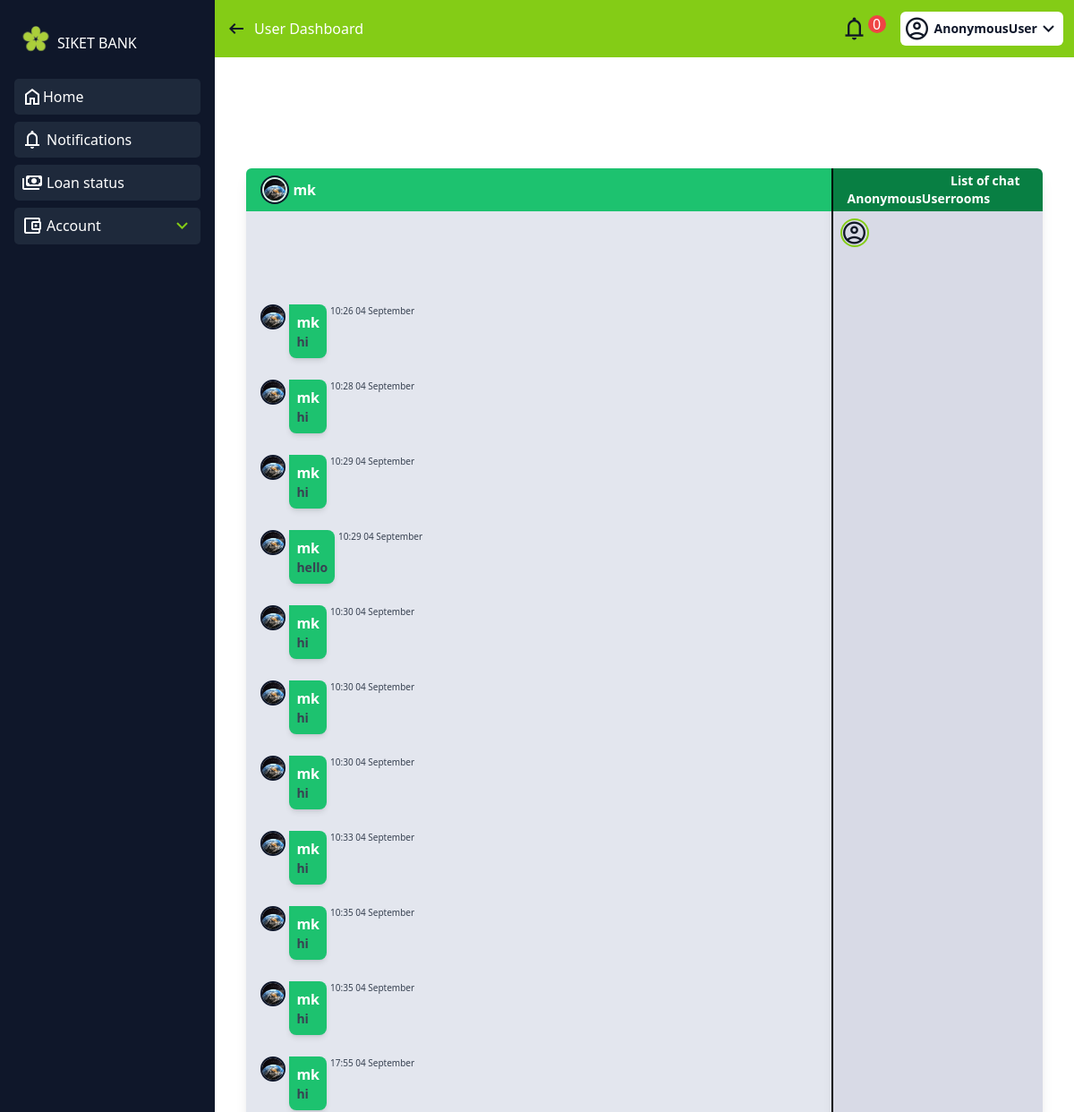
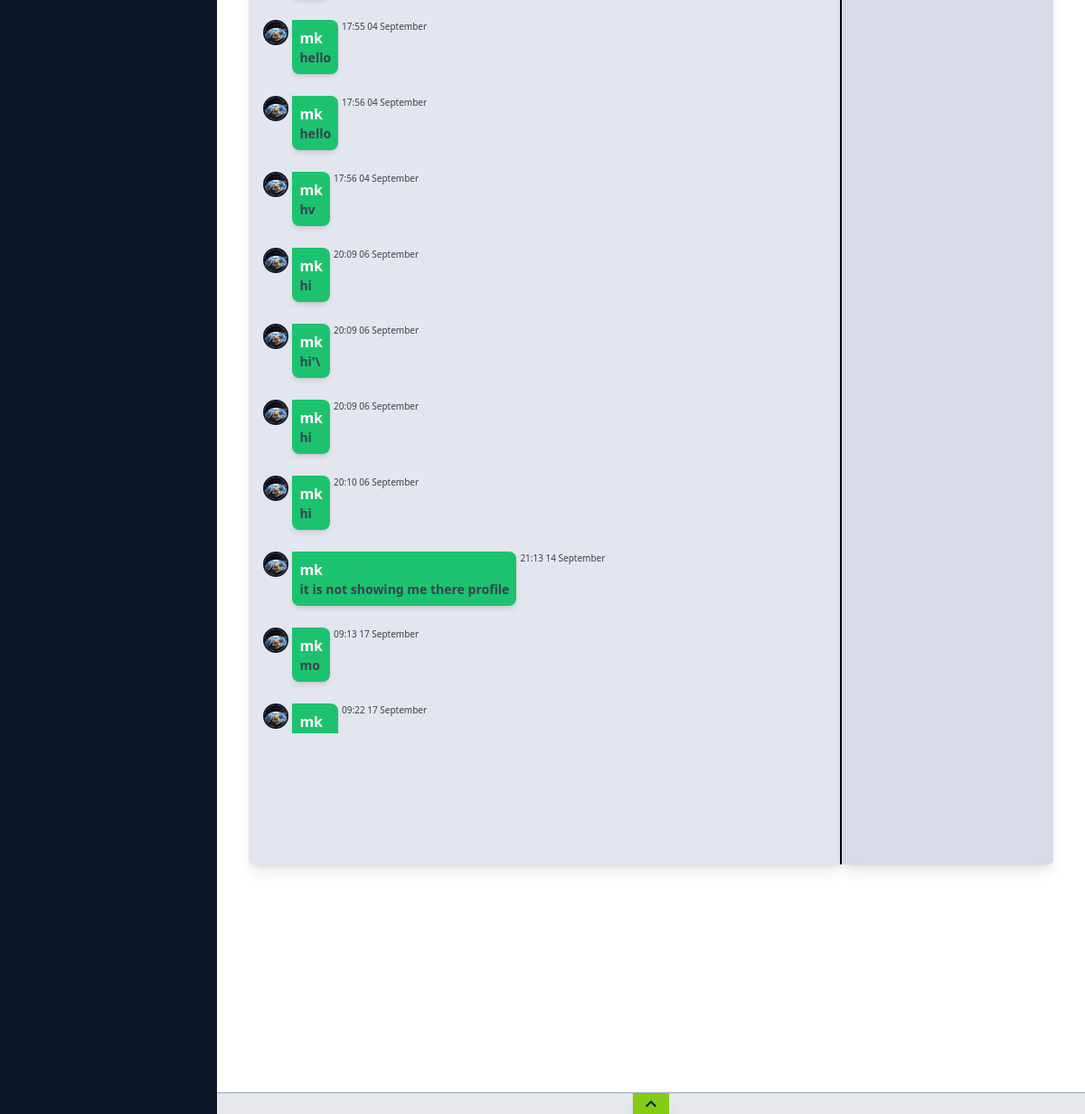
/send_notification/mk/, run on the app's committed database (2 pictures, top to bottom).
### polls/models.py (models this page shows, shortened)
class Room(models.Model):
    name = models.CharField(max_length=128, null=True)
    online = models.OneToOneField(to=User, blank=True, null=True, on_delete=models.CASCADE)
    history = HistoricalRecords()

class UserProfile(models.Model):
    user = models.OneToOneField(User, on_delete=models.CASCADE, null=True)
    profile_image = models.ImageField(blank=True, null=True)

class Notification(models.Model):
    notification_id = models.AutoField(primary_key=True)
    room = models.ForeignKey(to=Room, on_delete=models.CASCADE, null=True)
    user = models.ForeignKey(to=User, on_delete=models.CASCADE, null=True)
    message = models.CharField(max_length=512, null=True)
    date_sent = models.DateTimeField(auto_now_add=True)

### polls/views.py (the view)
# urls.py: path('send_notification/<str:room_name>/', send_notification, name='send_notification'),
def send_notification(request, room_name):
    room = get_object_or_404(Room, name=room_name)
    ro = Room.objects.all()
    messages = Notification.objects.filter(room=room).order_by('date_sent')
    return render(request, 'send_notification.html', {"room_name": room_name, "message": messages, "room": ro, "roo": room})

### polls/templates/send_notification.html (shortened to what this page needs)
{% extends 'home.html' %}
{% load crispy_forms_tags %}
{% block main %}
<div class=" flex justify-center items-center  w-full h-full -z-[1000]">
    <div class="relative w-full lg:w-[70%] h-[90%] flex items-center  p-4 md:rounded-r-none md:rounded-l-md rounded-md bg-[#e3e6ee] shadow-lg md:border-r-2 md:border-black" >
        <div class=" md:rounded-tl-md md:rounded-tr-none rounded-t-md text-white absolute top-0 left-0 right-0 w-full bg-[#1dc26f] px-4 h-[3rem] flex items-center z-10  justify-between">
            <div class="flex items-center gap-1">
                <div class="w-7 h-7 md:w-8 md:h-8 rounded-full overflow-hidden flex justify-center items-center border-slate-900 border-2">
                    {% if roo.online and roo.online.userprofile and roo.online.userprofile.profile_image %}
                    <img src="{{ roo.online.userprofile.profile_image.url }}" class="border-white-500 rounded-full border-2 object-cover w-full h-full" alt="sdc">
                    {% else %}
            <span class="material-symbols-outlined text-gray-900 text-[30px] cursor-pointer">account_circle</span>
        {% endif %}
                </div>
                <div>
                    <h1 class="font-bold">{{ room_name }}</h1>
                </div>
            </div>
        </div>
        <div id="chat-log" class="w-full flex flex-col gap-4 overflow-y-auto h-[87%] z-10 ">
            {% for mess in message %}
            <div class="flex gap-1  items-start pt-2">
                {% if mess.user.userprofile.profile_image.url %}
                <img src="{{ mess.user.userprofile.profile_image.url }}" class="border-slate-900 rounded-full border-2 object-cover w-7 h-7" alt="sdc">
                {% else %}
        <span class="material-symbols-outlined text-gray-900 text-[30px] cursor-pointer">account_circle</span>
    {% endif %}
                <div class="p-2 h-auto w-fit rounded-r-lg rounded-bl-lg bg-[#1dc26f] shadow-md text-white flex flex-col">
                    <p class="font-bold">
                        {{ mess.user }}</p>
                    <p class=" font-bold text-gray-700 text-sm">
                        {{ mess.message }}
                    </p>
                </div>
                <p class="  text-gray-700 text-[10px]">
                    {{ mess.date_sent|date:"H:i d F" }}
                </p>
            </div>
            {% endfor %}
        </div>
    </div>
    <div class="lg:w-[25%] h-[90%] hidden relative lg:flex flex-col  py-1 rounded-r-md bg-[#d8dae6] shadow-lg pt-12 overflow-y-auto">
        <div class="text-white text-[15px] rounded-tr-md absolute top-0 left-0 right-0 py-1 bg-[#087f43] w-full h-[3rem] px-4 flex justify-between items-end">
            <div>
                <h1 class="font-bold text-sm">{{user}}</h1>
            </div>
            <p class="text-sm font-bold">List of chat rooms</p>
        </div>
        {% if request.user.is_superuser %}
        {% for room in room %}
        <a class="w-full p-2 hover:bg-[#1dc26f] hover:text-white text-black" href="{% url 'send_notification' room.name %}" class="">
        <div class="flex gap-2 items-center">
            <div class="w-7 h-7 md:w-8 md:h-8 rounded-full overflow-hidden flex justify-center items-center border-slate-900 border-2">
                {% if room.online.userprofile %}
                <img src="{{ room.online.userprofile.profile_image.url }}" class="border-white-500 rounded-full border-2 object-cover w-full h-full" alt="">
                {% else %}
        <span class="material-symbols-outlined text-gray-900 text-[30px] cursor-pointer">account_circle</span>
    {% endif %}
            </div>
            <div class="">
                <h1 class="font-bold ">{{room.name}}</h1>
                <p class="text-sm text-gray-600">{{room.online.email}}</p>
            </div>
        </div>
    </a>
        <hr>
        {% endfor %}
        {% else %}
        <a href="{% url 'send_notification' request.user.username %}" class="w-full p-2 hover:bg-lime-600 text-white">
            <div class="flex gap-2">
            <div class="w-7 h-7 md:w-8 md:h-8 rounded-full overflow-hidden flex justify-center items-center border-lime-500 border-2">
            {% if room.online.userprofile %}
                <img src="{{ user.userprofile.profile_image.url }}" class="border-white rounded-full border-2 object-cover w-full h-full" alt="">
                {% else %}
        <span class="material-symbols-outlined text-gray-900 text-[30px] cursor-pointer">account_circle</span>
    {% endif %}
        </div>
        </div>
    </a>
        {% endif %}
    </div>
</div>
{% endblock %}

### data on the page
Room: online.userprofile.profile_image (picture)
Notification: user.userprofile.profile_image (picture), user "mk", message "hi", date_sent "10:26 04 September"
Notification: user.userprofile.profile_image (picture), user "mk", message "hi", date_sent "10:28 04 September"
Notification: user.userprofile.profile_image (picture), user "mk", message "hi", date_sent "10:29 04 September"
Notification: user.userprofile.profile_image (picture), user "mk", message "hello", date_sent "10:29 04 September"
Notification: user.userprofile.profile_image (picture), user "mk", message "hi", date_sent "10:30 04 September"
Notification: user.userprofile.profile_image (picture), user "mk", message "hi", date_sent "10:30 04 September"
Notification: user.userprofile.profile_image (picture), user "mk", message "hi", date_sent "10:30 04 September"
Notification: user.userprofile.profile_image (picture), user "mk", message "hi", date_sent "10:33 04 September"
Notification: user.userprofile.profile_image (picture), user "mk", message "hi", date_sent "10:35 04 September"
Notification: user.userprofile.profile_image (picture), user "mk", message "hi", date_sent "10:35 04 September"
Notification: user.userprofile.profile_image (picture), user "mk", message "hi", date_sent "17:55 04 September"
Notification: user.userprofile.profile_image (picture), user "mk", message "hello", date_sent "17:55 04 September"
Notification: user.userprofile.profile_image (picture), user "mk", message "hello", date_sent "17:56 04 September"
Notification: user.userprofile.profile_image (picture), user "mk", message "hv", date_sent "17:56 04 September"
Notification: user.userprofile.profile_image (picture), user "mk", message "hi", date_sent "20:09 06 September"
Notification: user.userprofile.profile_image (picture), user "mk", message "hi'\\", date_sent "20:09 06 September"
Notification: user.userprofile.profile_image (picture), user "mk", message "hi", date_sent "20:09 06 September"
Notification: user.userprofile.profile_image (picture), user "mk", message "hi", date_sent "20:10 06 September"
Notification: user.userprofile.profile_image (picture), user "mk", message "it is not showing me there profile", date_sent "21:13 14 September"
Notification: user.userprofile.profile_image (picture), user "mk", message "mo", date_sent "09:13 17 September"
Notification: user.userprofile.profile_image (picture), user "mk", date_sent "09:22 17 September"

### other printed values
{{ user }} "AnonymousUser"
{{ room_name }} "mk"
